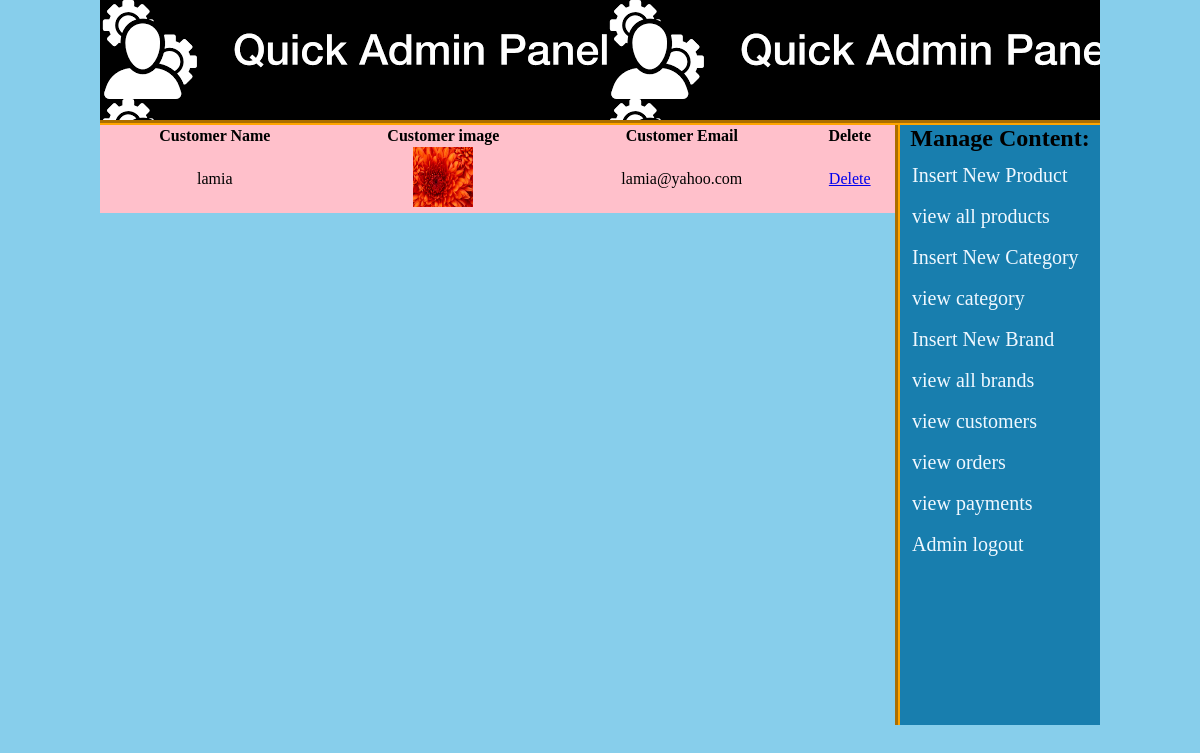
Page /admin_area/index.php?view_customers (signed in) on the committed database.
### tables this page shows
CREATE TABLE `customers` (
  `customer_id` int(100) NOT NULL,
  `customer_ip` varchar(255) NOT NULL,
  `customer_name` text NOT NULL,
  `customer_email` varchar(100) NOT NULL,
  `customer_pass` varchar(100) NOT NULL,
  `customer_country` text NOT NULL,
  `customer_city` text NOT NULL,
  `customer_contact` varchar(255) NOT NULL,
  `customer_address` text NOT NULL,
  `customer_image` text NOT NULL
);

### admin_area/view_customers.php (the view)
<?php
if(!isset($_SESSION['admin_email'])){
    echo"<script>window.open('login.php?not_admin=you are not admin','_self')</script>";
}else{
?>
   <form action="" method="post">
    <table  width="795"  bgcolor="pink">
        <tr align="center">
           <th>Customer Name</th>
            <th>Customer image</th>
            <th>Customer Email</th>
            <th>Delete</th>
        </tr>
        <?php
        include 'includes/db.php';
         $get_pro='SELECT * FROM `customers` ';
     $run_pro=mysqli_query($con,$get_pro);
    while($row_pro=mysqli_fetch_array($run_pro)){
        $c_id=$row_pro['customer_id'];
        $c_name=$row_pro['customer_name'];
          $c_img=$row_pro['customer_image'];
          $c_email=$row_pro['customer_email'];
        ?>
        <tr align="center">
            <td><?=   $c_name?></td>
            <td><img src="../customer/customer_images/<?= $c_img?> " width="60" height="60"> </td>
            <td><?= $c_email?></td>
            <td><a href="index.php?delete_c=<?=  $c_id?>">Delete</a></td>
        </tr>
        <?php } ?>
    </table>
</form>
<?php } ?>

### admin_area/styles/style.css (style rules this page uses)
* { margin:0px ; padding:0px }
body { background-color:skyblue }

### rows in the picture
customers: customer_name "lamia", customer_image (picture), customer_email "lamia@yahoo.com"
